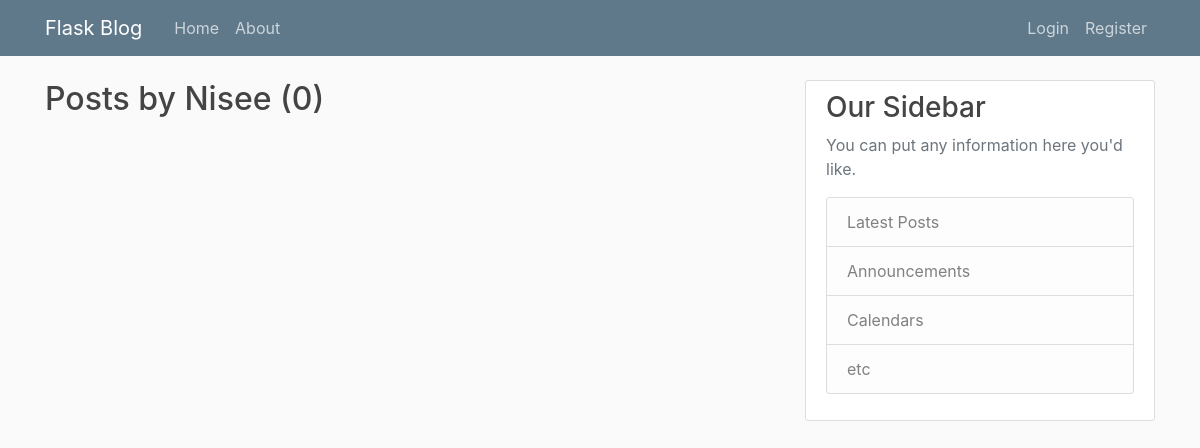
The page /user/Nisee on the database as committed earlier.
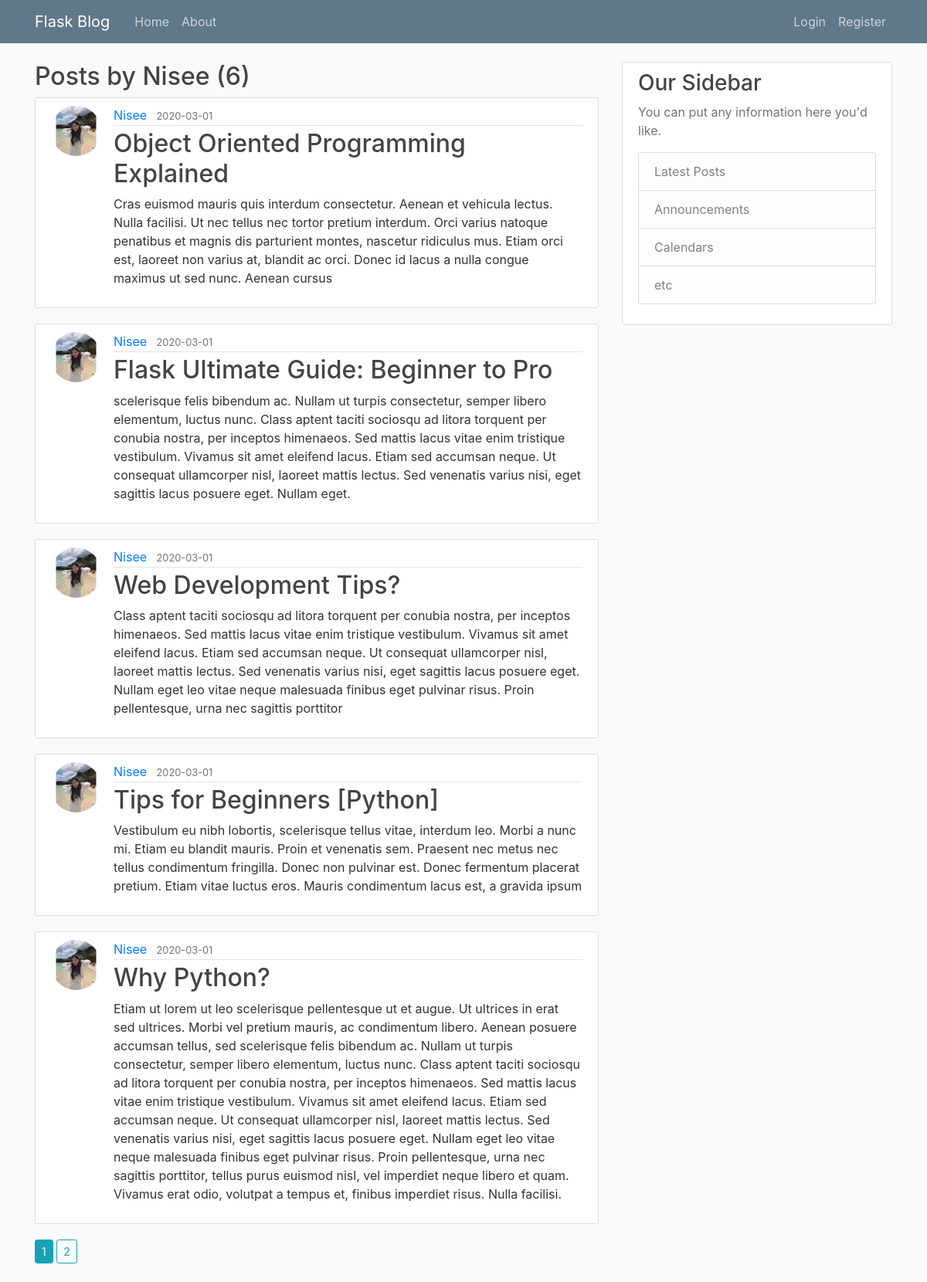
The same page on the database as committed later.
### flask_sample/models.py (models this page shows, shortened)
class User(db.Model, UserMixin):
	id = db.Column(db.Integer, primary_key='True')
	username = db.Column(db.String(20), unique=True, nullable=False)
	email = db.Column(db.String(120), unique=True, nullable=False)
	image_file = db.Column(db.String(20), nullable=False, default='default.jpg')
	password= db.Column(db.String(60), nullable=False)
	post = db.relationship('Post', backref='author', lazy=True) # for user_id in post (relationship)

class Post(db.Model):
	id = db.Column(db.Integer, primary_key=True)
	title = db.Column(db.String(60), nullable=False)
	date_posted = db.Column(db.DateTime, nullable=False, default=datetime.datetime.utcnow)
	content = db.Column(db.Text, nullable=False)
	user_id = db.Column(db.Integer, db.ForeignKey('user.id'), nullable=False)

### flask_sample/users/routes.py (the view)
@users.route('/user/<string:username>')
def user_posts(username):
	page = request.args.get('page', 1, type=int)
	user = User.query.filter_by(username=username).first_or_404()
	posts = Post.query.filter_by(author=user)\
			.order_by(Post.date_posted.desc())\
			.paginate(page=page, per_page=5)
	return render_template('user_posts.html', title = 'Posts', posts = posts, user=user )

### flask_sample/templates/user_posts.html
{% extends 'layout.html' %}
{% block webpage_content %}
	<h2 >Posts by {{ user.username }} ({{ posts.total }})</h2>
	{% for post in posts.items %}
		<article class="media content-section">
			<img class="rounded-circle article-img"src="{{ url_for('static', filename='profile/' + post.author.image_file) }}">
		  <div class="media-body">
		    <div class="article-metadata">
		      <a class="mr-2" href="#">{{ post.author.username }}</a>
		      <small class="text-muted">{{ post.date_posted.strftime('%Y-%m-%d') }}</small>
		    </div>
		    <h2><a class="article-title" href="{{ url_for('posts.post', post_id=post.id) }}">{{ post.title }}</a></h2>
		    <p class="article-content">{{ post.content }}</p>
		  </div>
		</article>
	{% endfor %}
	{% for page_num in posts.iter_pages(left_edge=1, right_edge=1, left_current=1, right_current=2) %}
		{% if page_num %}
			{% if posts.page == page_num %}
				<a class="btn btn-sm btn-info mb-4" href="{{ url_for('users.user_posts', username=user.username,  page=page_num) }}">{{ page_num }}</a>
			{% else %}
				<a class="btn btn-sm btn-outline-info mb-4" href="{{ url_for('users.user_posts', username=user.username, page=page_num) }}">{{ page_num }}</a>
			{% endif %}
		{% else %}
			...
		{% endif %}
	{% endfor %}
{% endblock webpage_content %}

### flask_sample/templates/layout.html (shortened to what this page needs)
<!DOCTYPE html>
<html>
	<head>
	    <link rel="stylesheet" href="https://stackpath.bootstrapcdn.com/bootstrap/4.4.1/css/bootstrap.min.css">
	    <link rel="stylesheet" type="text/css" href="{{ url_for('static', filename='main.css') }}">
	</head>
<body>
	<header class="site-header">
	  <nav class="navbar navbar-expand-md navbar-dark bg-steel fixed-top">
	    <div class="container">
	      <a class="navbar-brand mr-4" href="/">Flask Blog</a>
	      <div class="collapse navbar-collapse" id="navbarToggle">
	        <div class="navbar-nav mr-auto">
	          <a class="nav-item nav-link" href="{{ url_for('main.home_page') }}">Home</a>
	          <a class="nav-item nav-link" href="{{ url_for('main.about') }}">About</a>
	        </div>
	        <div class="navbar-nav">
	        	{% if current_user.is_authenticated %}
	        		<a class="nav-item nav-link" href="{{ url_for('posts.new_post') }}">Create Post</a>
	        		<a class="nav-item nav-link" href="{{ url_for('users.account') }}">Account</a>
	        		<a class="nav-item nav-link" href="{{ url_for('users.logout') }}">Logout</a>
	        	{% else %}
		          <a class="nav-item nav-link" href="{{ url_for('users.login') }}">Login</a>
		          <a class="nav-item nav-link" href="{{ url_for('users.register') }}">Register</a>
		        {% endif %}
	        </div>
	      </div>
	    </div>
	  </nav>
	</header>
	<main role="main" class="container">
	  <div class="row">
	    <div class="col-md-8">
	      {% block webpage_content %}{% endblock %}
	    </div>
	    <div class="col-md-4">
	      <div class="content-section">
	        <h3>Our Sidebar</h3>
	        <p class='text-muted'>You can put any information here you'd like.
	          <ul class="list-group">
	            <li class="list-group-item list-group-item-light">Latest Posts</li>
	            <li class="list-group-item list-group-item-light">Announcements</li>
	            <li class="list-group-item list-group-item-light">Calendars</li>
	            <li class="list-group-item list-group-item-light">etc</li>
	          </ul>
	        </p>
	      </div>
	    </div>
	  </div>
	</main>
</body>
</html>

### flask_sample/static/main.css (style rules this page uses)
body { background: #fafafa; color: #333333; margin-top: 5rem; }
h1, h2, h3, h4, h5, h6 { color: #444444; }
.bg-steel { background-color: #5f788a; }
.site-header .navbar-nav .nav-link { color: #cbd5db; }
.content-section { background: #ffffff; padding: 10px 20px; border: 1px solid #dddddd; border-radius: 3px; margin-bottom: 20px; }
.article-title { color: #444444; }
.article-content { white-space: pre-line; }
.article-img { height: 65px; width: 65px; margin-right: 16px; }
.article-metadata { padding-bottom: 1px; margin-bottom: 4px; border-bottom: 1px solid #e3e3e3 }

Rows that differ between the two databases and show on the page:
added Post: image_file (picture), author.username "Nisee", date_posted "2020-03-01", title "Object Oriented Programming Explained", content "Cras euismod mauris quis interdum consectetur. Aenean et vehicula lectus. Nulla facilisi. Ut nec tellus nec tortor pretium interdum. Orci varius natoque penatibus et magnis dis parturient montes, nascetur ridiculus mus. Etiam orci est, laoreet non varius at, blandit ac orci. Donec id lacus a nulla congue maximus ut sed nunc. Aenean cursus"
added Post: image_file (picture), author.username "Nisee", date_posted "2020-03-01", title "Flask Ultimate Guide: Beginner to Pro", content "scelerisque felis bibendum ac. Nullam ut turpis consectetur, semper libero elementum, luctus nunc. Class aptent taciti sociosqu ad litora torquent per conubia nostra, per inceptos himenaeos. Sed mattis lacus vitae enim tristique vestibulum. Vivamus sit amet eleifend lacus. Etiam sed accumsan neque. Ut consequat ullamcorper nisl, laoreet mattis lectus. Sed venenatis varius nisi, eget sagittis lacus posuere eget. Nullam eget."
added Post: image_file (picture), author.username "Nisee", date_posted "2020-03-01", title "Web Development Tips?", content "Class aptent taciti sociosqu ad litora torquent per conubia nostra, per inceptos himenaeos. Sed mattis lacus vitae enim tristique vestibulum. Vivamus sit amet eleifend lacus. Etiam sed accumsan neque. Ut consequat ullamcorper nisl, laoreet mattis lectus. Sed venenatis varius nisi, eget sagittis lacus posuere eget. Nullam eget leo vitae neque malesuada finibus eget pulvinar risus. Proin pellentesque, urna nec sagittis porttitor"
added Post: image_file (picture), author.username "Nisee", date_posted "2020-03-01", title "Tips for Beginners [Python]", content "Vestibulum eu nibh lobortis, scelerisque tellus vitae, interdum leo. Morbi a nunc mi. Etiam eu blandit mauris. Proin et venenatis sem. Praesent nec metus nec tellus condimentum fringilla. Donec non pulvinar est. Donec fermentum placerat pretium. Etiam vitae luctus eros. Mauris condimentum lacus est, a gravida ipsum"
added Post: image_file (picture), author.username "Nisee", date_posted "2020-03-01", title "Why Python?", content "Etiam ut lorem ut leo scelerisque pellentesque ut et augue. Ut ultrices in erat sed ultrices. Morbi vel pretium mauris, ac condimentum libero. Aenean posuere accumsan tellus, sed scelerisque felis bibendum ac. Nullam ut turpis consectetur, semper libero elementum, luctus nunc. Class aptent taciti sociosqu ad litora torquent per conubia nostra, per inceptos himenaeos. Sed mattis lacus vitae enim tristique vestibulum. Vivamus sit amet eleifend lacus. Etiam sed accumsan neque. Ut consequat ullamcorper nisl, laoreet mattis lectus. Sed venenatis varius nisi, eget sagittis lacus posuere eget. Nullam eget leo vitae neque malesuada finibus eget pulvinar risus. Proin pellentesque, urna nec sagittis…"
Other text that changed with them:
{{ posts.total }}: "0" → "6"
new list line: "1"
new list line: "2"
